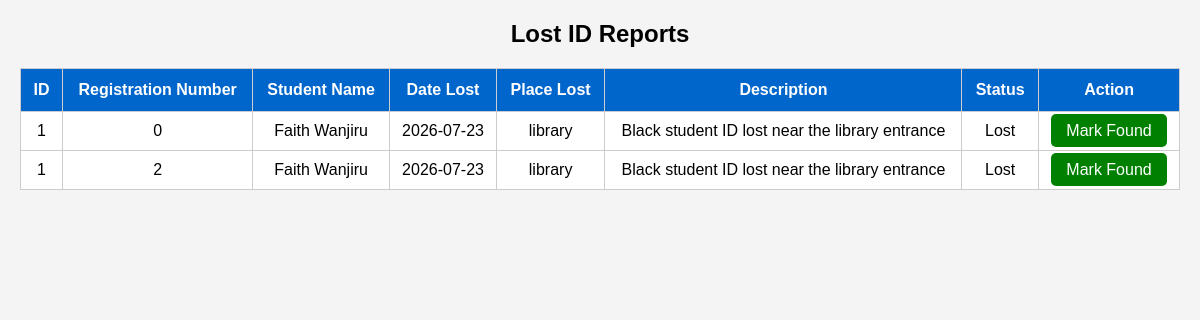
Screenshot of /admin/view_lost_ids.php (signed in) with the database file from the repository.
### tables this page shows
CREATE TABLE `students122` (
  `id` varchar(11) NOT NULL,
  `registration_number` int(50) NOT NULL,
  `full_name` varchar(100) NOT NULL,
  `department` varchar(100) NOT NULL,
  `course` varchar(100) NOT NULL,
  `phone` int(20) NOT NULL,
  `email` int(100) NOT NULL,
  `password` int(255) NOT NULL
);

CREATE TABLE `lost_ids` (
  `id` int(11) NOT NULL,
  `student_id` int(11) NOT NULL,
  `date_lost` date NOT NULL,
  `place_lost` varchar(255) NOT NULL,
  `description` text DEFAULT NULL,
  `status` varchar(20) DEFAULT 'Lost',
  `created_at` timestamp NOT NULL DEFAULT current_timestamp()
);

### admin/view_lost_ids.php (the view, shortened to what this page needs)
<?php
include "../config.php";
$sql = "SELECT
students122.id,
students122.registration_number,
students122.full_name,
lost_ids.id AS lost_id,
lost_ids.date_lost,
lost_ids.place_lost,
lost_ids.description,
lost_ids.status
FROM students122
INNER JOIN lost_ids
ON students122.id = lost_ids.student_id
ORDER BY lost_ids.id DESC";
$result = mysqli_query($conn,$sql);
?>
<!DOCTYPE html>
<html>
<head>
</head>
<body>
<div class="container">
<h2 align="center">Lost ID Reports</h2>
<table>
<tr>
<th>ID</th>
<th>Registration Number</th>
<th>Student Name</th>
<th>Date Lost</th>
<th>Place Lost</th>
<th>Description</th>
<th>Status</th>
<th>Action</th>
</tr>
<?php
while($row=mysqli_fetch_assoc($result))
{
?>
<tr>
<td><?php echo $row['lost_id']; ?></td>
<td><?php echo $row['registration_number']; ?></td>
<td><?php echo $row['full_name']; ?></td>
<td><?php echo $row['date_lost']; ?></td>
<td><?php echo $row['place_lost']; ?></td>
<td><?php echo $row['description']; ?></td>
<td><?php echo $row['status']; ?></td>
<td>
<a class="button"
href="mark_found.php?id=<?php echo $row['lost_id']; ?>">
Mark Found
</a>
</td>
</tr>
<?php
}
?>
</table>
</div>
</body>
</html>

### admin/view_lost_ids.php (style rules this page uses)
body { font-family:Arial; background:#f4f4f4; }
.container { width:98%; margin:auto; margin-top:20px; }
table { width:100%; border-collapse:collapse; background:white; }
table,th,td { border:1px solid #ccc; }
th { background:#0066cc; color:white; padding:12px; }
td { padding:10px; text-align:center; }
.button { background:green; color:white; padding:8px 15px; text-decoration:none; border-radius:5px; }

### rows the page displays
students122: lost_ids.id "1", registration_number "0", full_name "Faith Wanjiru", lost_ids.date_lost "2026-07-23", lost_ids.place_lost "library", lost_ids.description "Black student ID lost near the library entrance", lost_ids.status "Lost"
students122: lost_ids.id "1", registration_number "2", full_name "Faith Wanjiru", lost_ids.date_lost "2026-07-23", lost_ids.place_lost "library", lost_ids.description "Black student ID lost near the library entrance", lost_ids.status "Lost"
